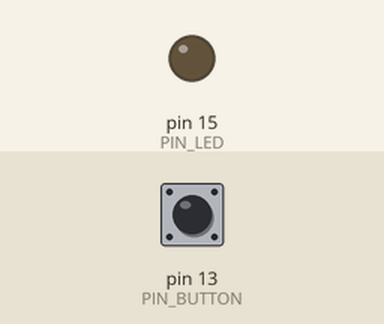
The sketch below on a simulated Arduino Uno, built with avr-gcc and run on an emulated ATmega328P. Shown: output pins drawn as LEDs (lit = HIGH). The inputs (shaded band) are chosen by the test bench; at power-on: pin 13 (PIN_BUTTON) LOW.

Above: at 1.2 s.
1.3 s: pin 13 (PIN_BUTTON) pulled HIGH for 0.15 s
At 1.7 s:
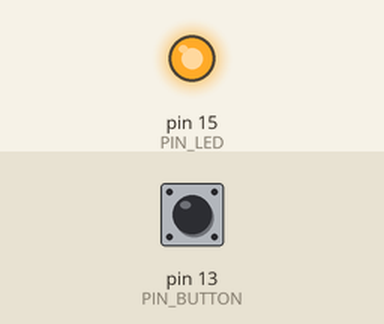
2.9 s: pin 13 (PIN_BUTTON) pulled HIGH for 1 s
At 4.1 s:
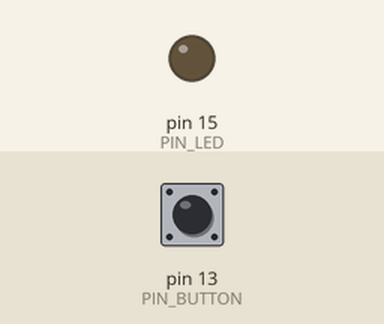
5.4 s: pin 13 (PIN_BUTTON) pulled HIGH for 3.2 s
At 6.0 s:
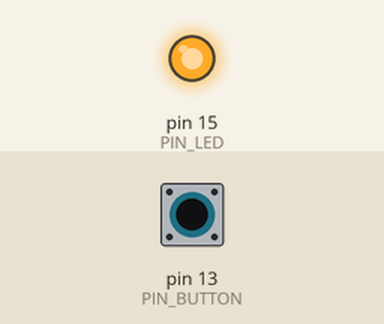
Timing chart, 0 to 8.4 s (numbered marks = the images above; inputs shaded):
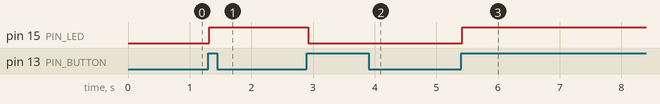

Measured:
- after the input at 1.3 s, pin 15 (PIN_LED): LOW → HIGH at once
- after the input at 2.9 s, pin 15 (PIN_LED): HIGH → LOW at once
- after the input at 5.4 s, pin 15 (PIN_LED): LOW → HIGH at once

The sketch:

03.table_lamp.ino
```cpp
#define PIN_LED     15
#define PIN_BUTTON  13

void setup() {
  pinMode(PIN_LED, OUTPUT);
  pinMode(PIN_BUTTON, INPUT);
}

void loop() {
  if(digitalRead(PIN_BUTTON) == HIGH)
  {
    delay(20);  // for debounce, waiting the signal to stabilize
    if(digitalRead(PIN_BUTTON) == HIGH) reverseGPIO(PIN_LED); // the signal is stable as button clicked => chenge PIN state

    // Dealing with debounce when the push button is released
    while(digitalRead(PIN_BUTTON) == HIGH);
    delay(20);
    // while(digitalRead(PIN_BUTTON) == HIGH);  // This line does not add anything to the logic (I can be wrong)
  }
}

// Changes pin state (like a NOT)
void reverseGPIO(int pin)
{
  digitalWrite(pin, !digitalRead(pin));
}
```
